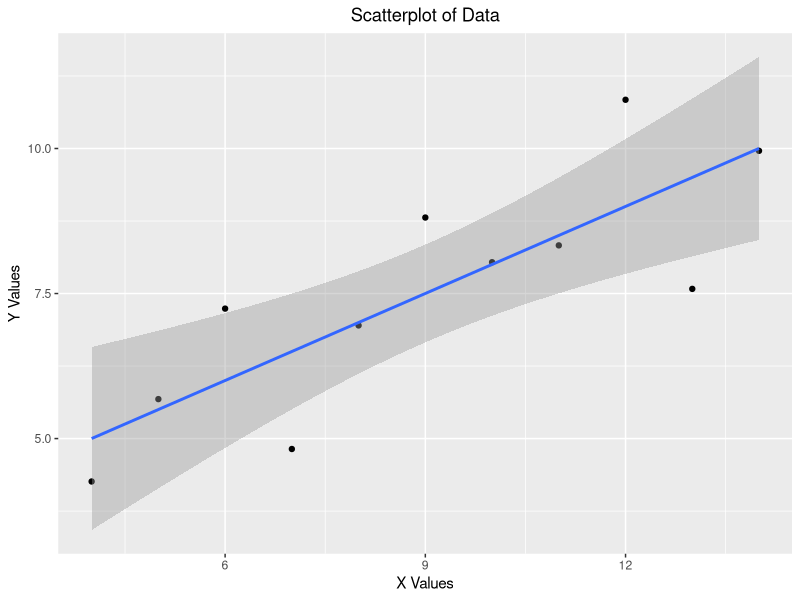
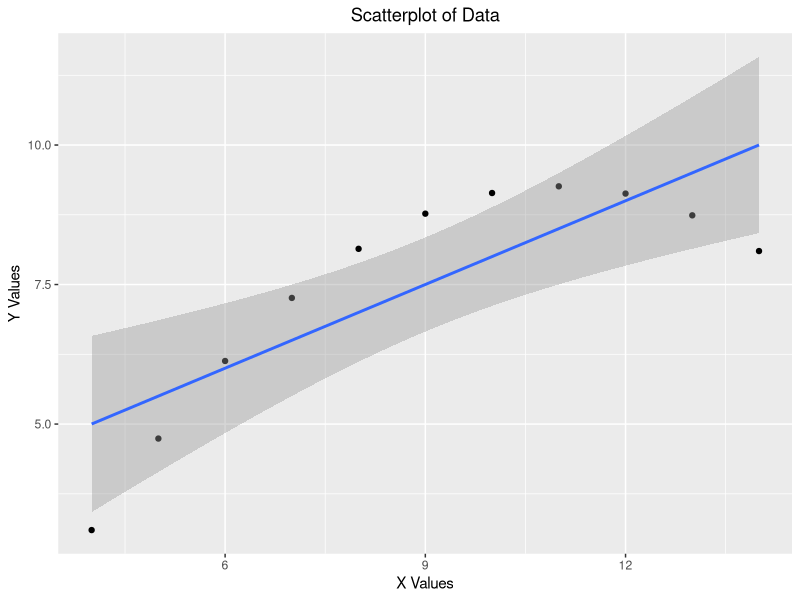
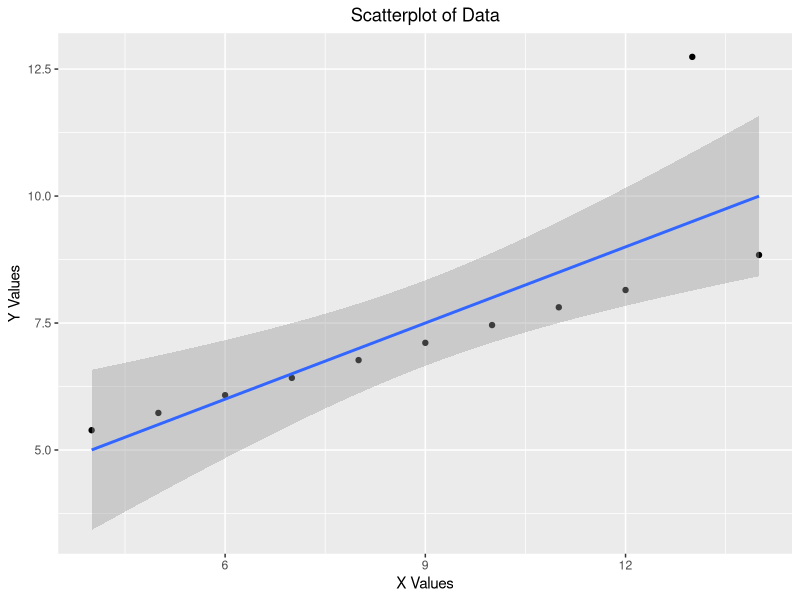
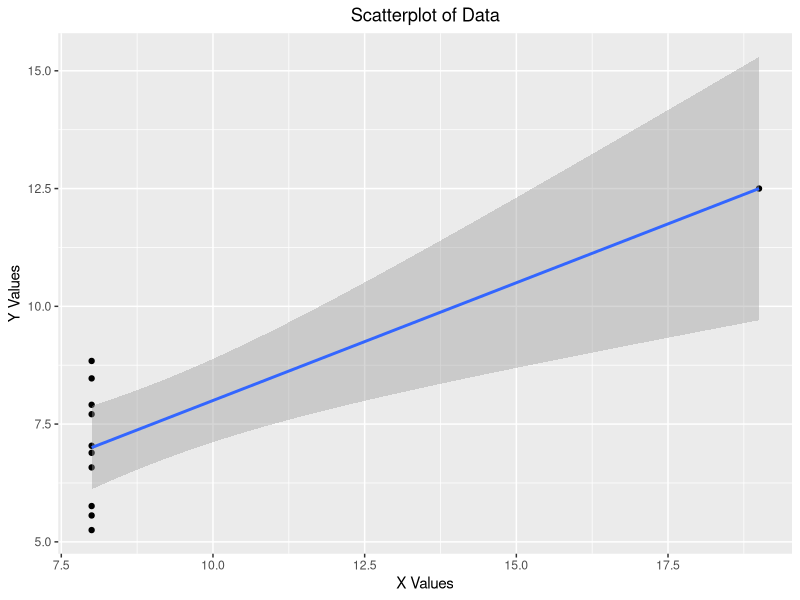
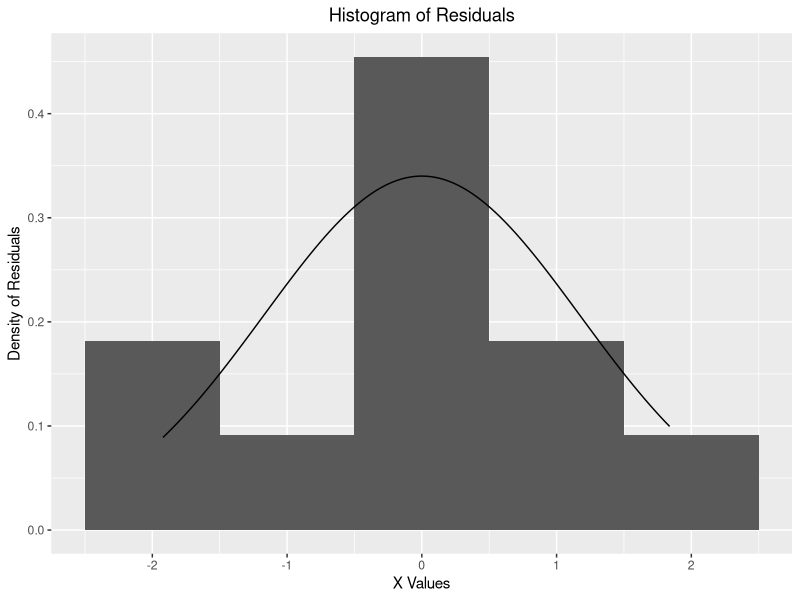
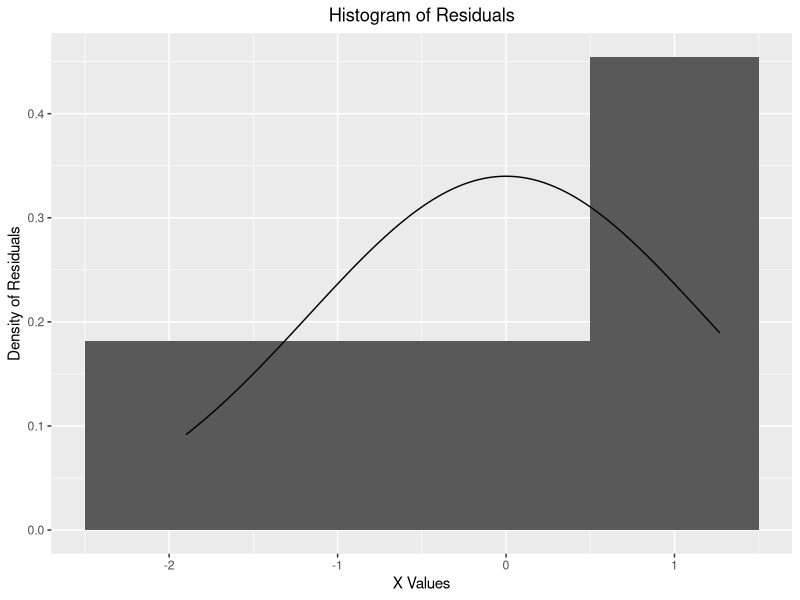
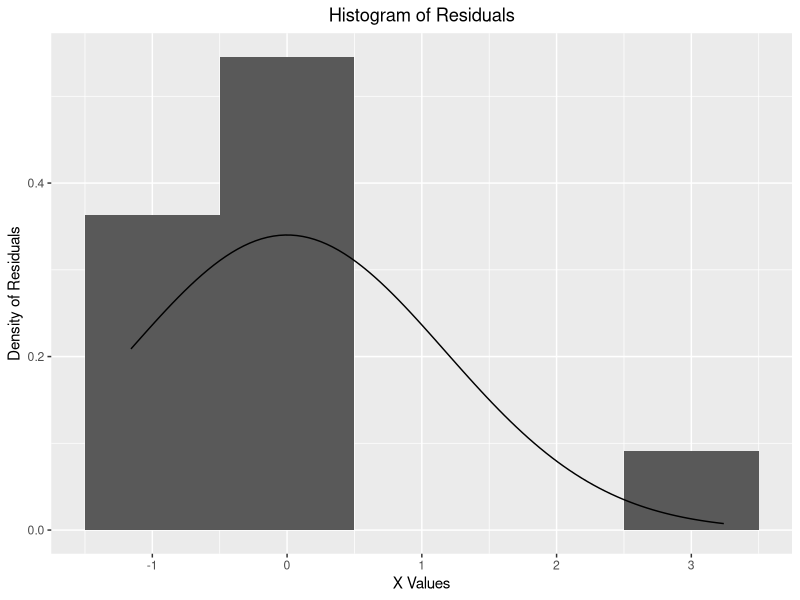
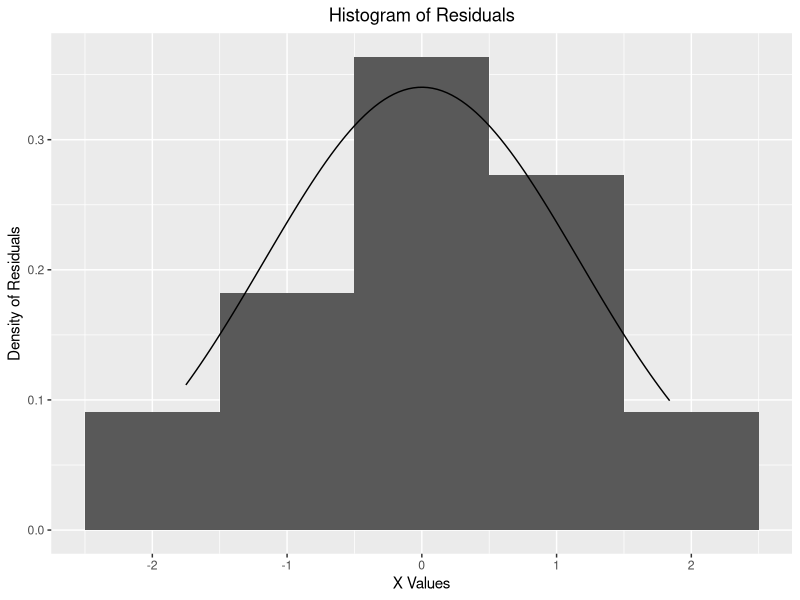

The R script that drew these images, in order:
## ---- chunk 1
knitr::opts_chunk$set(echo = TRUE)
knitr::opts_chunk$set(tidy.opts=list(width.cutoff=90),tidy=TRUE)
## ---- chunk 2
Q1 <- 37 
Q3 <- 49.8
IQR <- Q3 - Q1
(Lower_whisker <- 37 - 1.5 * IQR)
(Upper_whisker <- 49.8 + 1.5 * IQR)
## ---- chunk 3
#options(digits=2)
data1 <- data.frame(x=c(10,8,13,9,11,14,6,4,12,7,5),
y=c(8.04,6.95,7.58,8.81,8.33,9.96,7.24,4.26,10.84,4.82,5.68))
data2 <- data.frame(x=c(10,8,13,9,11,14,6,4,12,7,5),
y=c(9.14,8.14,8.74,8.77,9.26,8.1,6.13,3.1,9.13,7.26,4.74))
data3 <- data.frame(x=c(10,8,13,9,11,14,6,4,12,7,5),
y=c(7.46,6.77,12.74,7.11,7.81,8.84,6.08,5.39,8.15,6.42,5.73))
data4 <- data.frame(x=c(8,8,8,8,8,8,8,19,8,8,8),
y=c(6.58,5.76,7.71,8.84,8.47,7.04,5.25,12.5,5.56,7.91,6.89))

## ---- chunk 4
#### Always show to decimal places?
options(digits = 2)
format(mean(data1$x), nsmall = 2)
format(mean(data1$y), nsmall = 2)

format(mean(data2$x), nsmall = 2)
format(mean(data2$y), nsmall = 2)

format(mean(data3$x), nsmall = 2)
format(mean(data3$y), nsmall = 2)

format(mean(data4$x), nsmall = 2)
format(mean(data4$y), nsmall = 2)
## ---- chunk 5
#### Always show to decimal places?
options(digits = 2)
(data1_median_x <- median(data1$x))
(data1_median_y <- median(data1$y))

(data2_median_x <- median(data2$x))
(data2_median_y <- median(data2$y))

(data3_median_x <- median(data3$x))
(data3_median_y <- median(data3$y))

(data4_median_x <- median(data4$x))
(data4_median_y <- median(data4$y))
## ---- chunk 6
#### Always show to decimal places?
options(digits = 2)
format(sd(data1$x), nsmall = 2)
format(sd(data1$y), nsmall = 2)

format(sd(data2$x), nsmall = 2)
format(sd(data2$y), nsmall = 2)

format(sd(data3$x), nsmall = 2)
format(sd(data3$y), nsmall = 2)

format(sd(data4$x), nsmall = 2)
format(sd(data4$y), nsmall = 2)
## ---- chunk 7
options(digits = 2)
format(cor(data1$x, data1$y), nsmall = 2)
format(cor(data2$x, data2$y), nsmall = 2)
format(cor(data3$x, data3$y), nsmall = 2)
format(cor(data4$x, data4$y), nsmall = 2)
## ---- chunk 8
lm_d1 <- lm(y ~ x, data = data1)
summary(lm_d1)
lm_d2 <- lm(y ~ x, data = data2)
summary(lm_d2)
lm_d3 <- lm(y ~ x, data = data3)
summary(lm_d3)
lm_d4 <- lm(y ~ x, data = data4)
summary(lm_d4)
## ---- chunk 9
options(digits = 2)

#two methods
format(cor(data1$y, data1$x)^2, nsmall = 2)
format(summary(lm(y ~ x, data = data1))[[8]], nsmall = 2)

format(cor(data2$y, data2$x)^2, nsmall = 2)
format(summary(lm(y ~ x, data = data2))[[8]], nsmall = 2)

format(cor(data3$y, data3$x)^2, nsmall = 2)
format(summary(lm(y ~ x, data = data3))[[8]], nsmall = 2)

format(cor(data4$y, data4$x)^2, nsmall = 2)
format(summary(lm(y ~ x, data = data3))[[8]], nsmall = 2)
## ---- chunk 10
require(ggplot2)
ggplot(data1, aes(y=y, x=x))+geom_point()+ geom_smooth(method = lm, fullrange = TRUE) + labs(x="X Values", y="Y Values") + ggtitle("Scatterplot of Data") + theme(plot.title = element_text(hjust = 0.5))
ggplot(data2, aes(y=y, x=x))+geom_point()+ geom_smooth(method = lm, fullrange = TRUE) + labs(x="X Values", y="Y Values") + ggtitle("Scatterplot of Data") + theme(plot.title = element_text(hjust = 0.5))
ggplot(data3, aes(y=y, x=x))+geom_point()+ geom_smooth(method = lm, fullrange = TRUE) + labs(x="X Values", y="Y Values") + ggtitle("Scatterplot of Data") + theme(plot.title = element_text(hjust = 0.5))
ggplot(data4, aes(y=y, x=x))+geom_point()+ geom_smooth(method = lm, fullrange = TRUE) + labs(x="X Values", y="Y Values") + ggtitle("Scatterplot of Data") + theme(plot.title = element_text(hjust = 0.5))
## ---- chunk 11
#data1
ggplot(data = lm_d1, aes(x=resid(lm_d1))) + geom_histogram(binwidth = 1, position = "identity", aes(y=..density..)) + stat_function(fun=dnorm,color="black",args=list(mean=mean(lm_d1$residuals),sd(lm_d1$residuals))) + labs(x="Residuals")  + labs(x="X Values", y="Density of Residuals") + ggtitle("Histogram of Residuals") + theme(plot.title = element_text(hjust = 0.5))
#data2
ggplot(data = lm_d2, aes(x=resid(lm_d2))) + geom_histogram(binwidth = 1, position = "identity", aes(y=..density..)) + stat_function(fun=dnorm,color="black",args=list(mean=mean(lm_d2$residuals),sd(lm_d2$residuals))) + labs(x="Residuals") + labs(x="X Values", y="Density of Residuals") + ggtitle("Histogram of Residuals") + theme(plot.title = element_text(hjust = 0.5))
#data3
ggplot(data = lm_d3, aes(x=resid(lm_d3))) + geom_histogram(binwidth = 1, position = "identity", aes(y=..density..)) + stat_function(fun=dnorm,color="black",args=list(mean=mean(lm_d3$residuals),sd(lm_d3$residuals))) + labs(x="Residuals") + labs(x="X Values", y="Density of Residuals") + ggtitle("Histogram of Residuals") + theme(plot.title = element_text(hjust = 0.5))
#data3
ggplot(data = lm_d4, aes(x=resid(lm_d4))) + geom_histogram(binwidth = 1, position = "identity", aes(y=..density..)) + stat_function(fun=dnorm,color="black",args=list(mean=mean(lm_d4$residuals),sd(lm_d4$residuals))) + labs(x="Residuals") + labs(x="X Values", y="Density of Residuals") + ggtitle("Histogram of Residuals") + theme(plot.title = element_text(hjust = 0.5))
## ---- chunk 12
ggplot(lm_d1, aes(y=abs(resid(lm_d1)), x=lm_d1$fitted.values))+geom_point()+geom_hline(yintercept = 0) + labs(x="X Values", y="Absolute Value of Residuals") + ggtitle("Scatterplot of Residuals") + theme(plot.title = element_text(hjust = 0.5))
ggplot(lm_d2, aes(y=abs(resid(lm_d2)), x=lm_d2$fitted.values))+geom_point()+geom_hline(yintercept = 0) + labs(x="X Values", y="Absolute Value of Residuals") + ggtitle("Scatterplot of Residuals") + theme(plot.title = element_text(hjust = 0.5))
ggplot(lm_d3, aes(y=abs(resid(lm_d3)), x=lm_d3$fitted.values))+geom_point()+geom_hline(yintercept = 0) + labs(x="X Values", y="Absolute Value of Residuals") + ggtitle("Scatterplot of Residuals") + theme(plot.title = element_text(hjust = 0.5))
ggplot(lm_d4, aes(y=abs(resid(lm_d4)), x=lm_d4$fitted.values))+geom_point()+geom_hline(yintercept = 0) + labs(x="X Values", y="Absolute Value of Residuals") + ggtitle("Scatterplot of Residuals") + theme(plot.title = element_text(hjust = 0.5))
